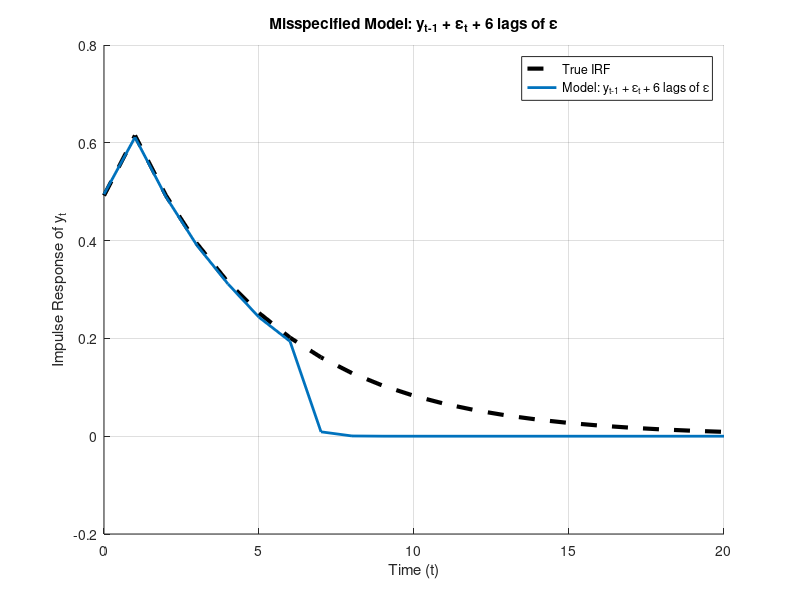

This chart was generated by the following MATLAB code:
clear all

% Parameters from previous solutions
a = 0; %0.701502; % 1.43991; 
b = 0.615; %0.262662; % -1.70648; 
c = 0.492; %0.885;
d = 0.115;  % Not used here since eta_t = 0
rho = 0.8;
T = 600; % I will burn the first 100
N_sim = 500;

rng(456,'twister');
%rng(123456,'twister');

% Standard deviations (set so that Var(ΔM) = Var(η))
sigma_eta = 0.007;
sigma_eps = 0.00066;

% Storage for impulse responses with ε_t and 6 lags of ε 
horizon = 21;
IRF_eps6 = zeros(horizon, N_sim);

for s = 1:N_sim
    % Generate shocks
    eta = sigma_eta * randn(T+7, 1);  % +7 for lag space
    % eta = zeros(T+6,1);
    eps = sigma_eps * randn(T+7, 1);

    % Simulate ΔM, y
    deltaM = zeros(T+7,1);
    y = zeros(T+7,1);
    for t = 2:T+7
        deltaM(t) = rho * deltaM(t-1) + eps(t);
        y(t) = a * y(t-1) + b * deltaM(t-1) + c * eps(t) + d * eta(t);
    end

    % Build regression dataset
    Y = y(108:end);
    Y_lag = y(107:end-1);
    E = eps(108:end);  % contemporaneous ε_t

    % ΔM_{t-1} to ΔM_{t-6}
    % deltaM_lags = zeros(T-100, 6);
    % for j = 1:6
    %     deltaM_lags(:, j) = deltaM(107-j:end-j);  % deltaM(t-j)
    % end

    % ε_t to ε_{t-6}
    E_lags = zeros(T-100, 7);
    for j = 0:6
        E_lags(:, j+1) = eps(108-j:end-j);  % eps(t-j)
    end


    % Stack regressor matrix
    X = [ones(T-100,1), Y_lag, E_lags];
    b_est = pinv(X)*Y;

    % Compute impulse response
    y_irf = zeros(horizon, 1);
    eps_irf = zeros(horizon, 1); eps_irf(1) = 1;%0.00066;
    %deltaM_irf = zeros(horizon,1); deltaM_irf(1) = eps_irf(1); % initial shock just contemporary
    y_irf(1) = b_est(1) + b_est(3)*eps_irf(1); % initial response: alpha + gamma*shock

    % for t = 2:horizon % get deltaM series given an initial contempraneous shock of 1 sd
    %     deltaM_irf(t) = rho * deltaM_irf(t-1) + eps_irf(t);
    % end

    for t = 2:horizon
        y_irf(t) = b_est(1) + b_est(2) * y_irf(t-1);  % lag of y and contemp monetary shock
        for j = 0:min(6, t-1)
            y_irf(t) = y_irf(t) + b_est(3+j) * eps_irf(t-j);
        end
    end
    IRF_eps6(:, s) = y_irf;
end

% Median IRF
median_dM6 = median(IRF_eps6, 2);

% --- Compute true impulse response ---
true_irf = zeros(horizon,1);
deltaM = zeros(horizon,1);
eps_irf = zeros(horizon,1); eps_irf(1) = 1;%0.00066;

for t = 1:horizon
    if t == 1
        deltaM(t) = eps_irf(t);
        true_irf(t) = c * eps_irf(t);
    else
        deltaM(t) = rho * deltaM(t-1) + eps_irf(t);
        true_irf(t) = a * true_irf(t-1) + b * deltaM(t-1) + c * eps_irf(t);
    end
end

% Plot comparison
figure; hold on;
plot(0:horizon-1, true_irf, 'k--', 'LineWidth', 3);
plot(0:horizon-1, median_dM6, '-', 'LineWidth', 2);
legend('True IRF', 'Model: y_{t-1} + ε_t + 6 lags of ε', 'Location', 'NorthEast');
xlabel('Time (t)');
ylabel('Impulse Response of y_t');
title('Misspecified Model: y_{t-1} + ε_t + 6 lags of ε');
grid on;

% Save figure
saveas(gcf, 'out/4_IRF_eps6_y.png');
